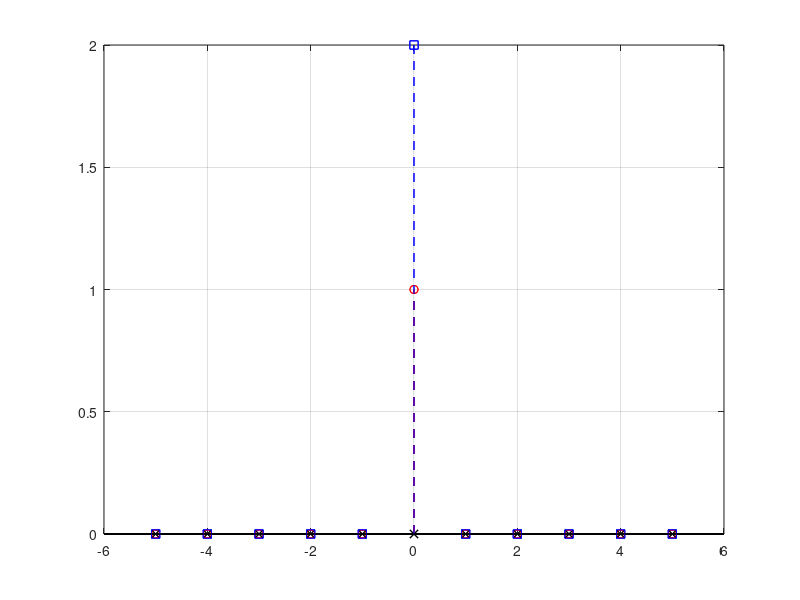

Recreate this plot in MATLAB.
clc;
clear;
X1=[-5:1:5];
x1=[zeros(1,5) 1 zeros(1,5)];
x2=[zeros(1,5) 2 zeros(1,5)];
y1=sin((pi/2)*x1);
y2=sin((pi/2)*x2);
y3=2*y1;
stem(X1,y1,'r--o');
hold on;
stem(X1,y2,'k--x');
stem(X1,y3,'b--s');
grid on;
grid on;
stem(X1,y1,'r--o');
hold on;
stem(X1,y2,'k--x');
stem(X1,y3,'b--s');
